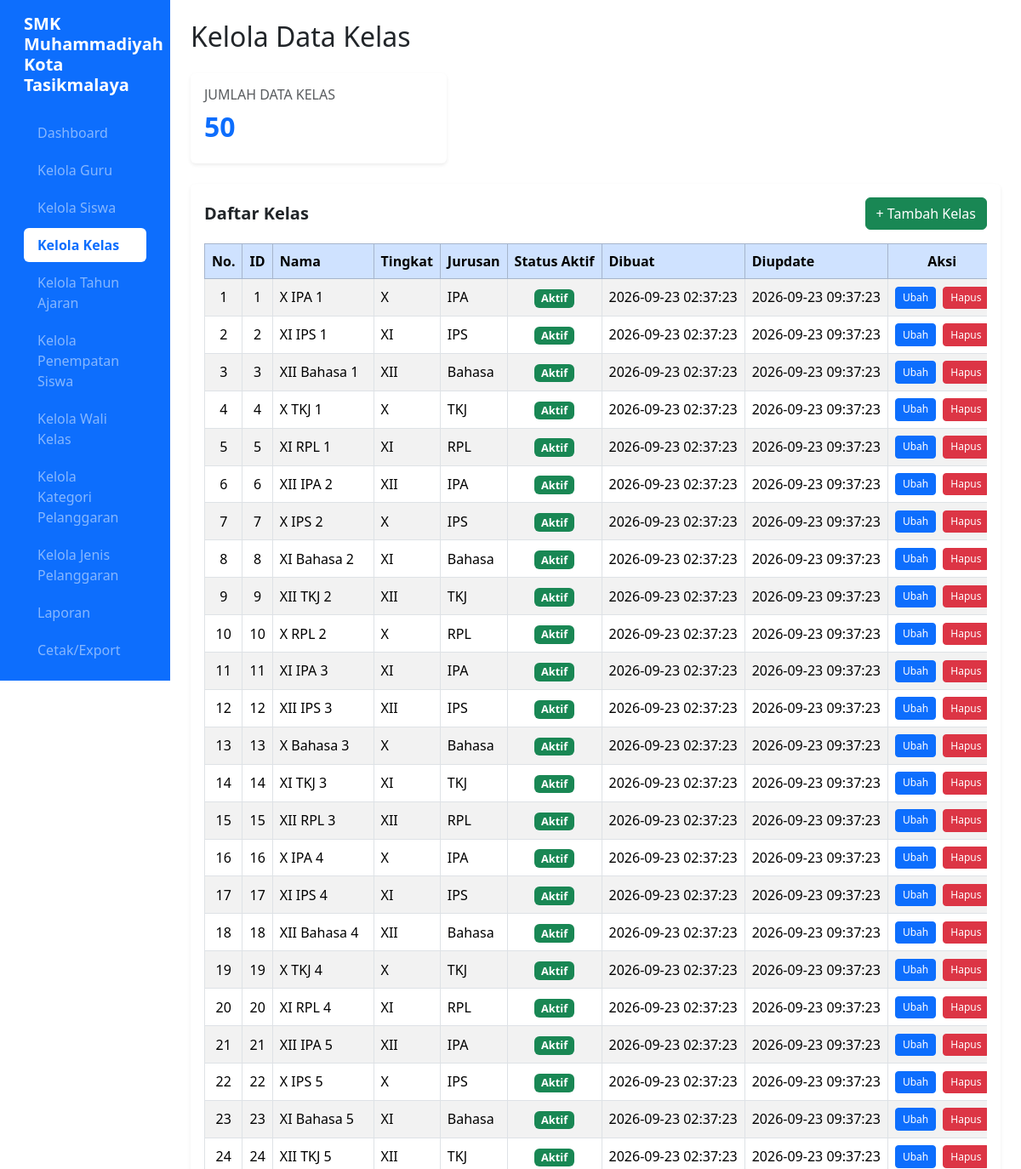
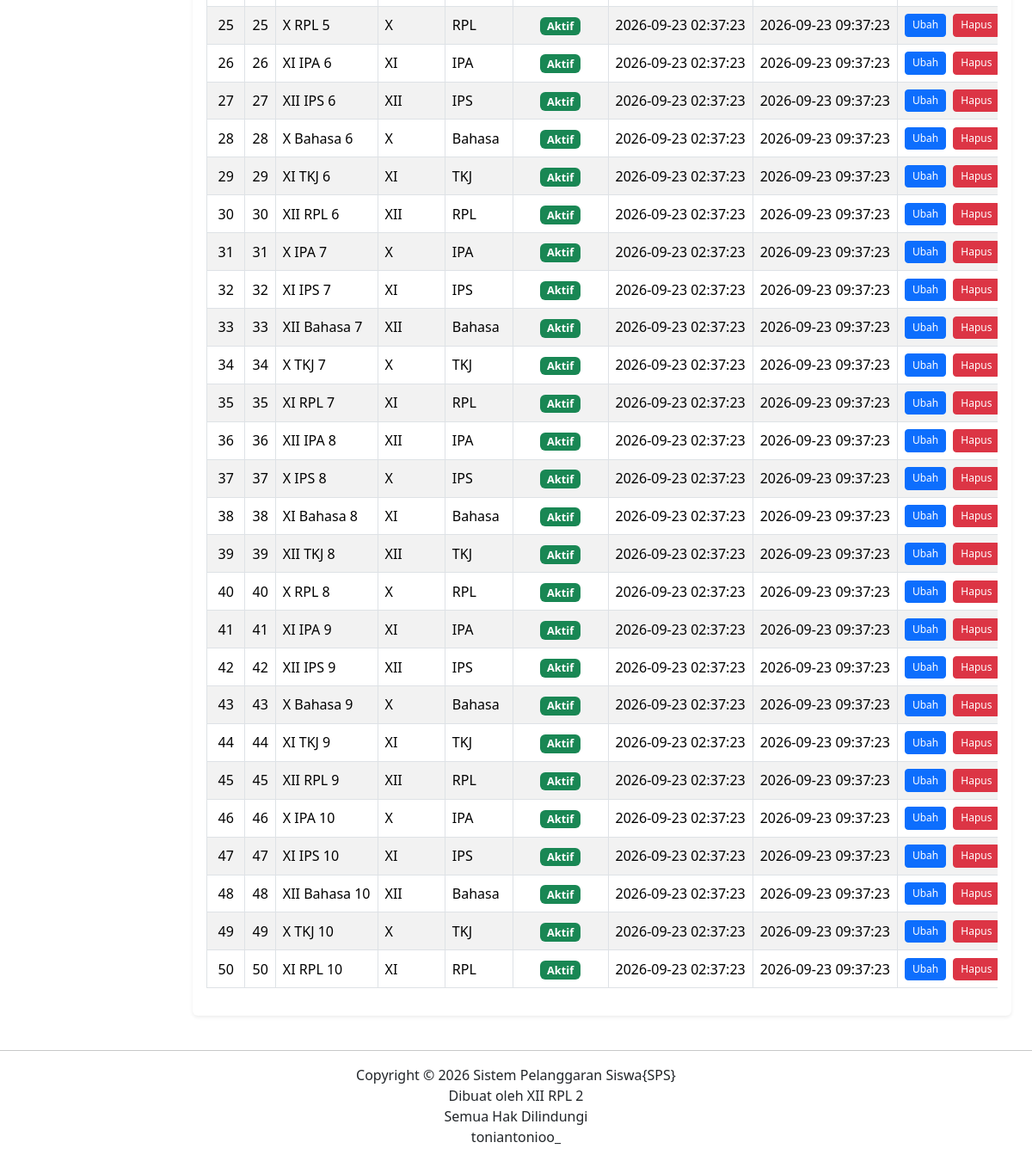
The page /kelas.php (signed in) on the database as committed earlier (2 pictures, top to bottom).
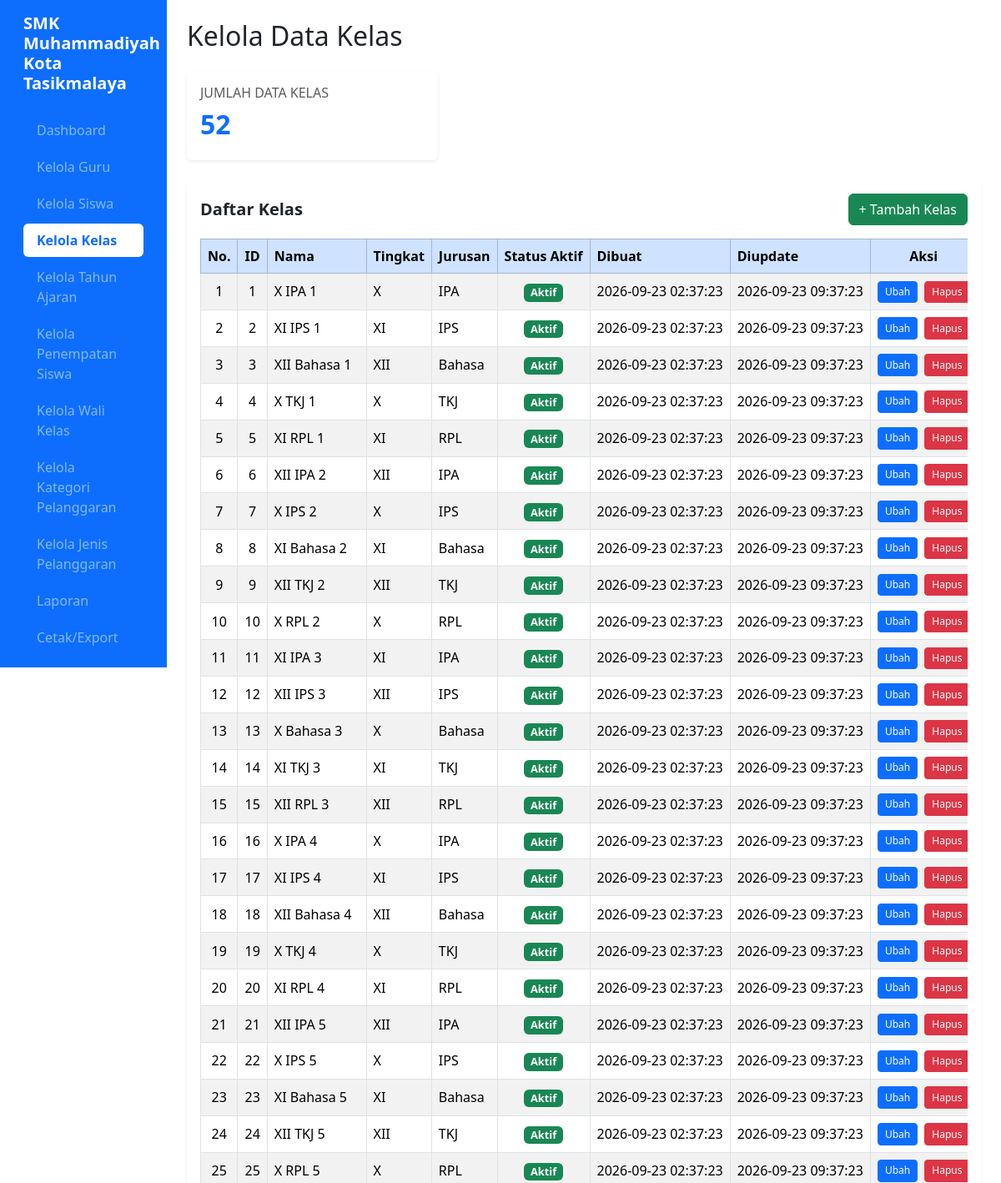
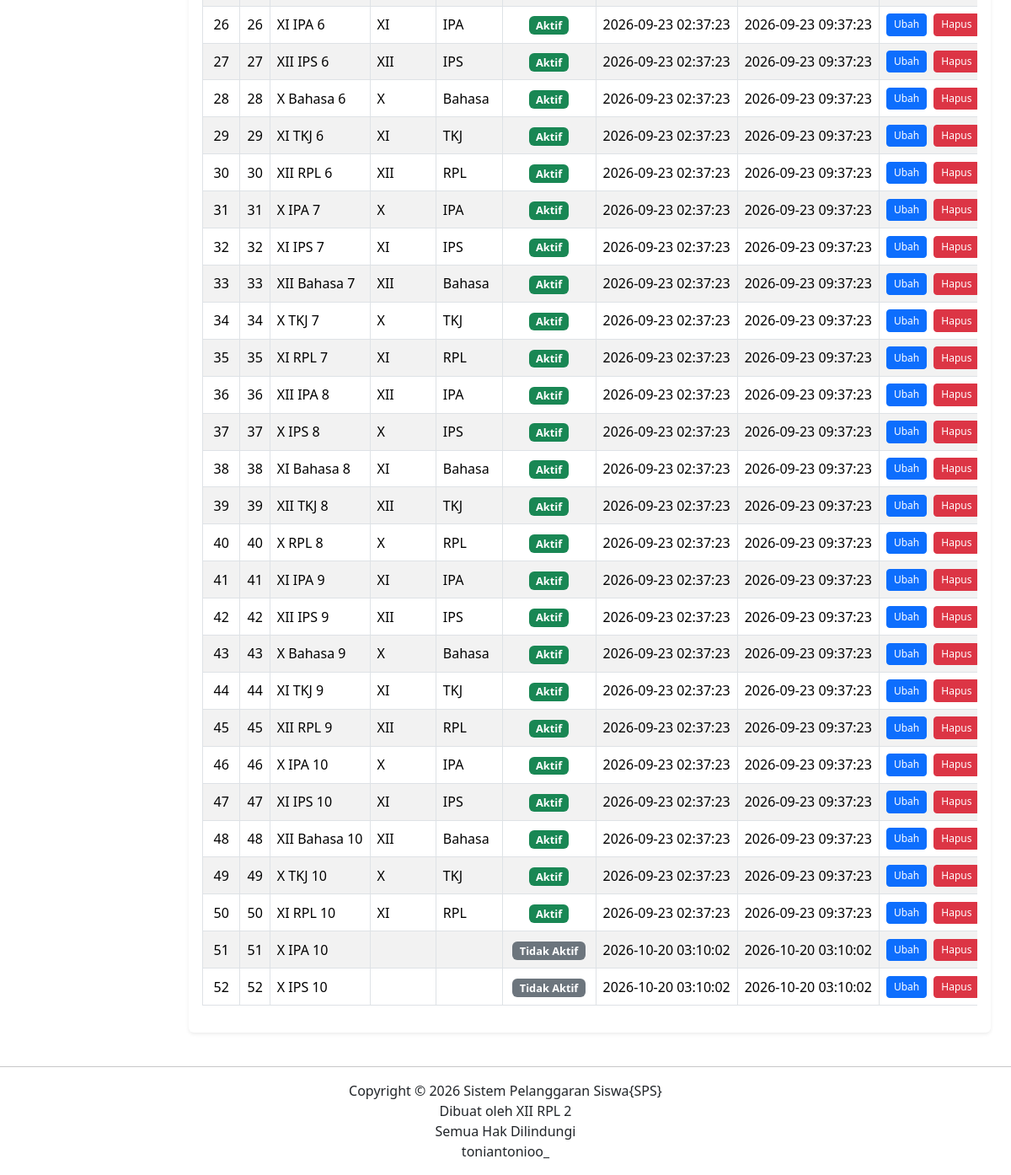
The same page on the database as committed later (2 pictures, top to bottom).
### tables this page shows
CREATE TABLE `t_kelas` (
  `id` int(11) NOT NULL,
  `nama` varchar(100) DEFAULT NULL,
  `tingkat` varchar(20) NOT NULL,
  `jurusan` varchar(100) NOT NULL,
  `status_aktif` tinyint(1) NOT NULL,
  `created_at` timestamp NOT NULL DEFAULT current_timestamp(),
  `updated_at` datetime DEFAULT NULL,
  `update_at` timestamp NOT NULL DEFAULT current_timestamp(),
  `maksimal_siswa` int(11) DEFAULT 25
);

### kelas.php (the view, shortened to what this page needs)
<?php
require_once "config.php";
function e($value) {
    return htmlspecialchars(
        (string)($value ?? '-'),
        ENT_QUOTES,
        'UTF-8'
    );
}
$query = mysqli_query($conn, "SELECT COUNT(*) AS total FROM t_kelas");
$data = mysqli_fetch_assoc($query);
$total = (int)$data['total'];
$result = mysqli_query($conn, "SELECT * FROM t_kelas ORDER BY id ASC");
?>
<!DOCTYPE html>
<html lang="id">
<head>
    <link href="https://cdn.jsdelivr.net/npm/bootstrap@5.3.8/dist/css/bootstrap.min.css" rel="stylesheet">
    <link href="https://cdn.datatables.net/2.3.4/css/dataTables.bootstrap5.min.css" rel="stylesheet">
</head>
<body>
<div class="container-fluid">
    <div class="row">
        <?php include "menu.php"; ?>
        <main class="col-md-9 col-lg-10 p-4">
            <h2 class="mb-4">Kelola Data Kelas</h2>
            <div class="row mb-4">
                <div class="col-md-5 col-lg-4">
                    <div class="card shadow-sm border-0">
                        <div class="card-body">
                            <h5 class="card-title text-muted fs-6">JUMLAH DATA KELAS</h5>
                            <h2 class="text-primary fw-bold"><?= $total ?></h2>
                        </div>
                    </div>
                </div>
            </div>
            <div class="card shadow-sm border-0">
                <div class="card-body">
                    <div class="d-flex justify-content-between align-items-center flex-wrap gap-2 mb-3">
                        <h5 class="mb-0 fw-semibold">Daftar Kelas</h5>
                        <a href="tambah_kelas.php" class="btn btn-success">
                            + Tambah Kelas
                        </a>
                    </div>
                    <div class="table-responsive">
                        <table id="tabelKelas" class="table table-bordered table-striped table-hover align-middle w-100">
                            <thead class="table-primary text-white">
                                <tr>
                                    <th class="text-center" width="5%">No.</th>
                                    <th class="text-center" width="5%">ID</th>
                                    <th width="15%">Nama</th>
                                    <th width="12%">Tingkat</th>
                                    <th width="15%">Jurusan</th>
                                    <th class="text-center" width="10%">Status Aktif</th>
                                    <th width="12%">Dibuat</th>
                                    <th width="12%">Diupdate</th>
                                    <th class="text-center" width="14%">Aksi</th>
                                </tr>
                            </thead>
                            <tbody>
                                <?php
                                $no = 1;
                                while ($row = mysqli_fetch_assoc($result)):
                                    $updated = $row['updated_at'] ?? '';
                                    if (empty($updated) || $updated === '0000-00-00 00:00:00') {
                                        $updated = $row['created_at'] ?? '-';
                                    }
                                    $status = $row['status_aktif'] ?? '';
                                    if ((string)$status === '1') {
                                        $status_badge = '<span class="badge bg-success">Aktif</span>';
                                    } elseif (in_array(strtolower((string)$status), ['0', 'tidak aktif', 'nonaktif'], true)) {
                                        $status_badge = '<span class="badge bg-secondary">Tidak Aktif</span>';
                                    } else {
                                        $status_badge = e($status);
                                    }
                                ?>
                                    <tr>
                                        <td class="text-center"><?= $no++ ?></td>
                                        <td class="text-center"><?= e($row['id']) ?></td>
                                        <td><?= e($row['nama']) ?></td>
                                        <td><?= e($row['tingkat']) ?></td>
                                        <td><?= e($row['jurusan']) ?></td>
                                        <td class="text-center"><?= $status_badge ?></td>
                                        <td><?= e($row['created_at']) ?></td>
                                        <td><?= e($updated) ?></td>
                                        <td class="text-center text-nowrap">
                                            <a href="edit_kelas.php?id=<?= urlencode((string)$row['id']) ?>"
                                               class="btn btn-sm btn-primary me-1"
                                               title="Ubah">
                                                Ubah
                                            </a>
                                            <a href="hapus_kelas.php?id=<?= urlencode((string)$row['id']) ?>"
                                               class="btn btn-sm btn-danger"
                                               title="Hapus"
                                               onclick="return confirm('Yakin ingin menghapus data kelas ini?')">
                                                Hapus
                                            </a>
                                        </td>
                                    </tr>
                                <?php endwhile; ?>
                            </tbody>
                        </table>
                    </div>
                </div>
            </div>
        </main>
    </div>
</div>
<?php include "footer.php"; ?>
</body>
</html>

### menu.php (shortened to what this page needs)
<?php
$halaman = basename($_SERVER['PHP_SELF']);
$role = strtolower(trim($_SESSION['role'] ?? ''));
?>
<div class="col-md-3 col-lg-2 bg-primary text-white"
     style="position: sticky; top: 0; height: 100vh; overflow-y: auto; scrollbar-width: none;">
    <div class="p-3">
        <h5 class="fw-bold mb-4">SMK Muhammadiyah Kota Tasikmalaya</h5>
        <ul class="nav nav-pills flex-column gap-1">
            <?php if ($role === 'admin' || $role === 'guru' || $role === 'wali_kelas'): ?>
            <li class="nav-item">
                <a href="dashboard.php"
                   class="nav-link px-3 py-2 <?= $halaman === 'dashboard.php' ? 'active bg-white text-primary fw-semibold' : 'text-white-50 hover-bg-white-10' ?>">
                    Dashboard
                </a>
            </li>
            <?php endif; ?>
            <?php if ($role === 'admin'): ?>
            <li class="nav-item">
                <a href="guru.php"
                   class="nav-link px-3 py-2 <?= $halaman === 'guru.php' ? 'active bg-white text-primary fw-semibold' : 'text-white-50' ?>">
                    Kelola Guru
                </a>
            </li>
            <li class="nav-item">
                <a href="siswa.php"
                   class="nav-link px-3 py-2 <?= $halaman === 'siswa.php' ? 'active bg-white text-primary fw-semibold' : 'text-white-50' ?>">
                    Kelola Siswa
                </a>
            </li>
            <li class="nav-item">
                <a href="kelas.php"
                   class="nav-link px-3 py-2 <?= $halaman === 'kelas.php' ? 'active bg-white text-primary fw-semibold' : 'text-white-50' ?>">
                    Kelola Kelas
                </a>
            </li>
            <li class="nav-item">
                <a href="kelola_tahun_ajaran.php"
                   class="nav-link px-3 py-2 <?= $halaman === 'kelola_tahun_ajaran.php' ? 'active bg-white text-primary fw-semibold' : 'text-white-50' ?>">
                    Kelola Tahun Ajaran
                </a>
            </li>
            <li class="nav-item">
                <a href="kelola_penempatan_siswa.php"
                   class="nav-link px-3 py-2 <?= $halaman === 'kelola_penempatan_siswa.php' ? 'active bg-white text-primary fw-semibold' : 'text-white-50' ?>">
                    Kelola Penempatan Siswa
                </a>
            </li>
            <li class="nav-item">
                <a href="kelola_wali_kelas.php"
                   class="nav-link px-3 py-2 <?= $halaman === 'kelola_wali_kelas.php' ? 'active bg-white text-primary fw-semibold' : 'text-white-50' ?>">
                    Kelola Wali Kelas
                </a>
            </li>
            <li class="nav-item">
                <a href="kelola_kategori_pelanggaran.php"
                   class="nav-link px-3 py-2 <?= $halaman === 'kelola_kategori_pelanggaran.php' ? 'active bg-white text-primary fw-semibold' : 'text-white-50' ?>">
                    Kelola Kategori Pelanggaran
                </a>
            </li>
            <li class="nav-item">
                <a href="kelola_jenis_pelanggaran.php"
                   class="nav-link px-3 py-2 <?= $halaman === 'kelola_jenis_pelanggaran.php' ? 'active bg-white text-primary fw-semibold' : 'text-white-50' ?>">
                    Kelola Jenis Pelanggaran
                </a>
            </li>
            <?php endif; ?>
            <?php if ($role === 'admin' || $role === 'wali_kelas'): ?>
            <li class="nav-item">
                <a href="laporan.php"
                   class="nav-link px-3 py-2 <?= $halaman === 'laporan.php' ? 'active bg-white text-primary fw-semibold' : 'text-white-50' ?>">
                    Laporan
                </a>
            </li>
            <?php endif; ?>
            <?php if ($role === 'admin'): ?>
            <li class="nav-item">
                <a href="export.php"
                   class="nav-link px-3 py-2 <?= $halaman === 'export.php' ? 'active bg-white text-primary fw-semibold' : 'text-white-50' ?>">
                    Cetak/Export
                </a>
            </li>
            <?php endif; ?>
            <li><hr class="my-3 text-white-50"></li>
        </ul>
    </div>
</div>

### footer.php
<hr>
<footer>
    <p align="center">
        Copyright &copy; <?= date('Y') ?> Sistem Pelanggaran Siswa{SPS}
        <br>
        Dibuat oleh XII RPL 2
        <br>
        Semua Hak Dilindungi
        <br>
        toniantonioo_
    </p>
</footer>

### kelas.php (style rules this page uses)
.table th, .table td { vertical-align: middle; white-space: nowrap; }
.table-responsive { overflow-x: auto; -webkit-overflow-scrolling: touch; }
.btn-sm { padding: 0.2rem 0.5rem; font-size: 0.75rem; }
#tabelKelas td:last-child { width: 130px; }
.badge { font-size: 0.8rem; }

Rows that differ between the two databases and show on the page:
added t_kelas: id "51", nama "X IPA 10", status_aktif "Tidak Aktif", created_at "2026-10-20 03:10:02"
added t_kelas: id "52", nama "X IPS 10", status_aktif "Tidak Aktif", created_at "2026-10-20 03:10:02"
Other text that changed with them:
$total: "50" → "52"
